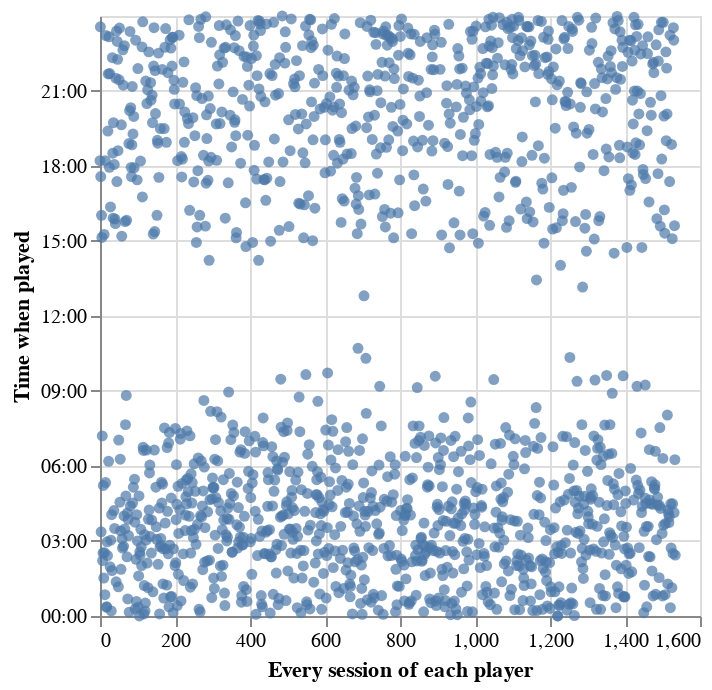

Write notebook code for a chart like this one.
### Markdown cell above
+ Let us now do a simple plot of the times played during the day.

### Code cell
scat2 = alt.Chart(tidywhole.reset_index()).mark_circle().encode(
    x=alt.X("index").title('Every session of each player'),
    y=alt.Y("start_time:T", timeUnit='hoursminutes').title('Time when played')
)
scat2

### Figure 1 — Vega-Lite specification as saved in the notebook (floating-point values rounded to 4 significant figures; data arrays with more than 128 entries replaced by an {"elided": "..."} marker saying what was removed)
{"config": {"view": {"continuousWidth": 300, "continuousHeight": 300}}, "data": {"name": "data-30ca8db38c9efee1697e9a096d5f4002"}, "mark": {"type": "circle"}, "encoding": {"x": {"field": "index", "title": "Every session of each player", "type": "quantitative"}, "y": {"field": "start_time", "timeUnit": "hoursminutes", "title": "Time when played", "type": "temporal"}}, "$schema": "https://vega.github.io/schema/vega-lite/v5.20.1.json", "datasets": {"data-30ca8db38c9efee1697e9a096d5f4002": {"elided": "1535 records"}}}
